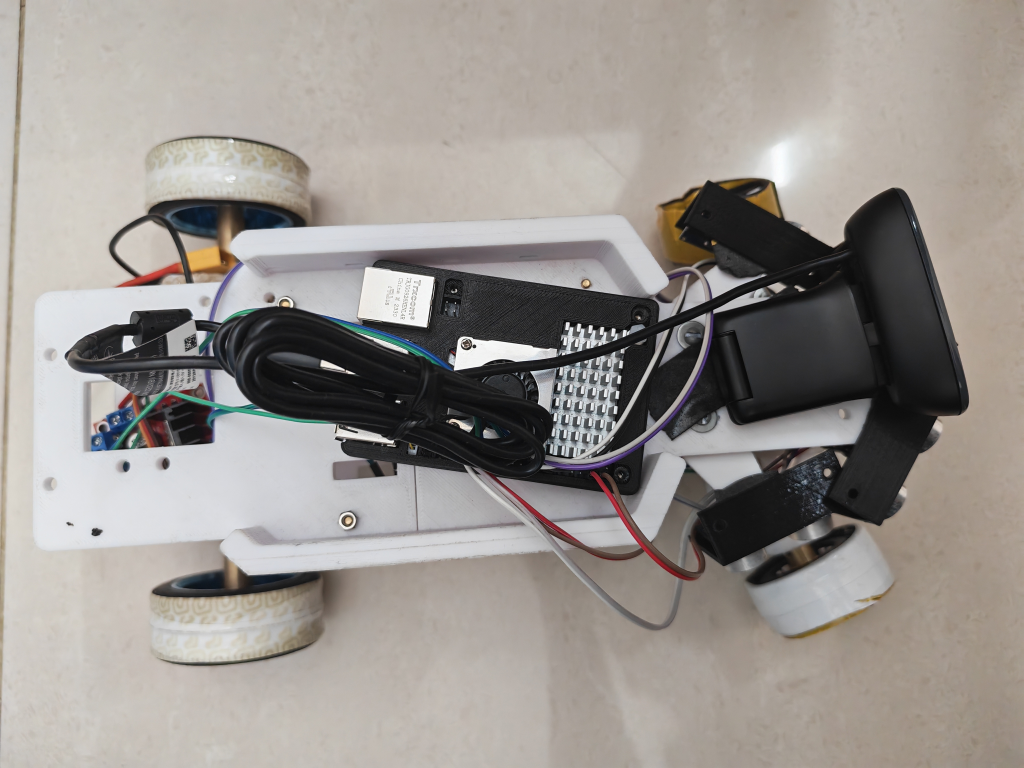
#> input picture v-photos/IMG_20250920_142329.jpg, 4096 x 3072 px, given in place of the camera (shown at 1/4 size)
$ python theory2.py
#> lines starting #> are read from the running program, lines starting #| are printed output that depends on the picture; after the words box and inside, x2 and y2 are one past the last pixel; in counts of white or black regions, pixels touching at a corner belong together
#> further down, frame is the input picture: shape (3072, 4096, 3); mean B, G, R 143.2, 148, 153.3
import cv2
import numpy as np
import os
import time

# ----- Simulated Motor Control -----
def move_forward():
    print("[Motor] Moving Forward")

def stop():
    print("[Motor] Stopping")

def turn_right():
    print("[Motor] Turning Right")
    time.sleep(1)
    stop()

# [4 lines left out: function turn_left, not called in this run]

# ----- Input Source -----
input_source = 0  # Change to image path or 0 for webcam

# If the video file does not exist, create a test video
if isinstance(input_source, str) and not os.path.exists(input_source):
    print("Test video not found. Generating test video...")
    width, height = 640, 480
    fps = 30
    duration = 5  # seconds
    fourcc = cv2.VideoWriter_fourcc(*'mp4v')
    video = cv2.VideoWriter(input_source, fourcc, fps, (width, height))
    for frame_idx in range(fps * duration):
        frame = np.zeros((height, width, 3), dtype=np.uint8)
        # Red block moves left to right
        red_x = int((frame_idx / (fps * duration)) * (width - 100))
        cv2.rectangle(frame, (red_x, 100), (red_x + 100, 200), (0, 0, 255), -1)
        # Green block moves right to left
        green_x = int(width - 100 - (frame_idx / (fps * duration)) * (width - 100))
        cv2.rectangle(frame, (green_x, 300), (green_x + 100, 400), (0, 255, 0), -1)
        video.write(frame)
    video.release()
    print(f"Test video created: {input_source}")

# ----- Load Video or Image -----
is_image = False
frame = None
cap = None

if isinstance(input_source, int) or input_source.isdigit() or input_source == 0:
    cap = cv2.VideoCapture(int(input_source))
elif os.path.exists(input_source):
    cap = cv2.VideoCapture(input_source)
else:
    frame = cv2.imread(input_source)
    if frame is not None:
        is_image = True
    else:
        raise FileNotFoundError(f"Cannot open {input_source}")

# ----- Color Detection -----
lower_red = np.array([0, 120, 70])
upper_red = np.array([10, 255, 255])
lower_green = np.array([35, 50, 50])
upper_green = np.array([85, 255, 255])

def process_frame(frame):
    hsv = cv2.cvtColor(frame, cv2.COLOR_BGR2HSV)
#> hsv: shape (3072, 4096, 3); mean H, S, V 40.1, 22.1, 154.7

    # Red mask
    mask_red = cv2.inRange(hsv, lower_red, upper_red)
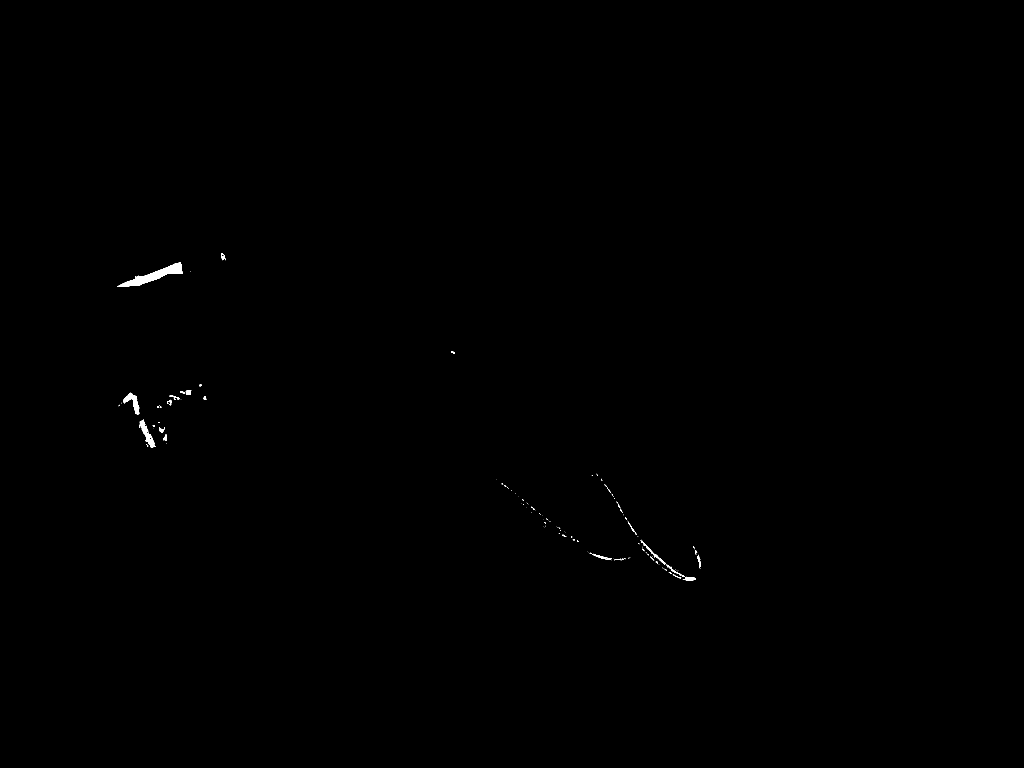
#> mask_red: shape (3072, 4096) (shown at 1/4 size); 0.13% white; 179 white regions (135 under 20 px)
    contours_red, _ = cv2.findContours(mask_red, cv2.RETR_TREE, cv2.CHAIN_APPROX_SIMPLE)
#> contours_red = 242 contours, 211 with area under 20; largest, box (x1, y1, x2, y2) and area: (469, 1050, 731, 1148) 6954, (559, 1679, 624, 1790) 2016, (492, 1571, 557, 1657) 1894, (2563, 2161, 2663, 2260) 600, (2368, 2215, 2447, 2240) 402

    # Green mask
    mask_green = cv2.inRange(hsv, lower_green, upper_green)
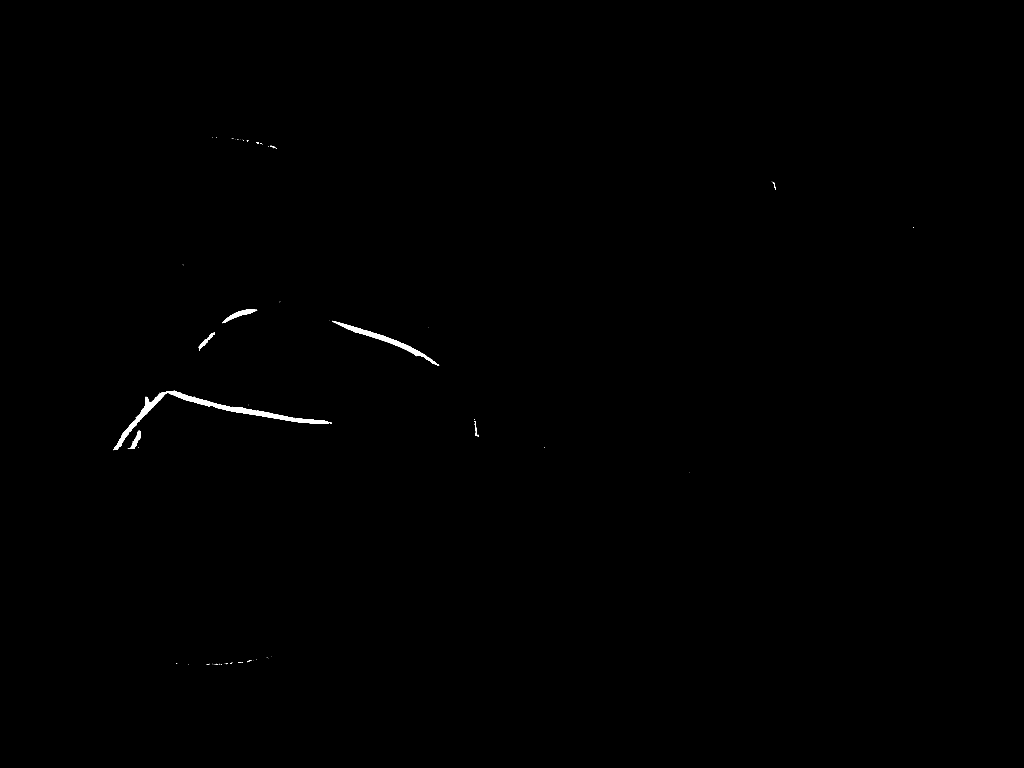
#> mask_green: shape (3072, 4096) (shown at 1/4 size); 0.22% white; 77 white regions (67 under 20 px)
    contours_green, _ = cv2.findContours(mask_green, cv2.RETR_TREE, cv2.CHAIN_APPROX_SIMPLE)
#> contours_green = 83 contours, 73 with area under 20; largest, box (x1, y1, x2, y2) and area: (453, 1563, 1328, 1801) 15690, (1328, 1283, 1757, 1462) 6480, (889, 1238, 1029, 1293) 1838, (511, 1723, 564, 1796) 1090, (795, 1330, 859, 1404) 798

    red_detected = False
    green_detected = False

    # Draw red detections
    for c in contours_red:
        if cv2.contourArea(c) > 500:
            x, y, w, h = cv2.boundingRect(c)
            cv2.rectangle(frame, (x, y), (x+w, y+h), (0, 0, 255), 2)
            cv2.putText(frame, "RED", (x, y-10), cv2.FONT_HERSHEY_SIMPLEX, 0.7, (0,0,255), 2)
            red_detected = True
#> this loop made 242 passes
#> (x, y, w, h) on passes 86, 185, 213, 237: (2563, 2161, 100, 99), (559, 1679, 65, 111), (492, 1571, 65, 86), (469, 1050, 262, 98)

    # Draw green detections
    for c in contours_green:
        if cv2.contourArea(c) > 500:
            x, y, w, h = cv2.boundingRect(c)
            cv2.rectangle(frame, (x, y), (x+w, y+h), (0, 255, 0), 2)
            cv2.putText(frame, "GREEN", (x, y-10), cv2.FONT_HERSHEY_SIMPLEX, 0.7, (0,255,0), 2)
            green_detected = True
#> this loop made 83 passes
#> (x, y, w, h) on passes 35, 48, 54, 57, 59: (511, 1723, 53, 73), (453, 1563, 875, 238), (795, 1330, 64, 74), (1328, 1283, 429, 179), (889, 1238, 140, 55)

    # Action logic
    if red_detected:
        print("Red Block Detected! Turning Right.")
        stop()
        time.sleep(1)
        turn_right()
    elif green_detected:
        print("Green Block Detected! Turning Left.")
        stop()
        time.sleep(1)
        turn_left()
    else:
        move_forward()

    cv2.imshow("Detection Simulation", frame)

# ----- Main Loop -----
if is_image:
    process_frame(frame)
    cv2.waitKey(0)
else:
    while True:
        ret, frame = cap.read()
        if not ret:
            break
        process_frame(frame)
        if cv2.waitKey(30) & 0xFF == ord('q'):
#> (key q is pressed here)
            break

if cap:
    cap.release()
cv2.destroyAllWindows()
print("Simulation Ended.")

$ run again, on v-photos/IMG_20250920_142357.jpg
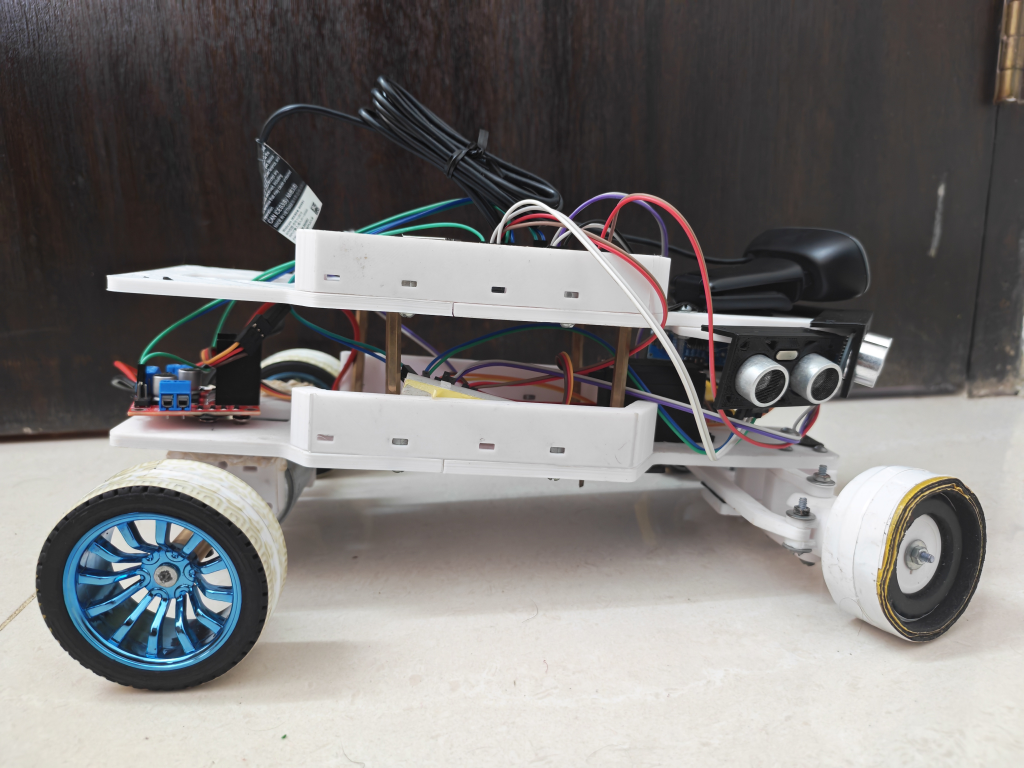
#> input picture v-photos/IMG_20250920_142357.jpg, 4096 x 3072 px, given in place of the camera (shown at 1/4 size)
#> frame is the input picture: shape (3072, 4096, 3); mean B, G, R 119, 120.3, 122.8
#> hsv: shape (3072, 4096, 3); mean H, S, V 54.7, 25.3, 126
#> in process_frame, `mask_red = cv2.inRange(hsv, lower_red, upper_red)`:
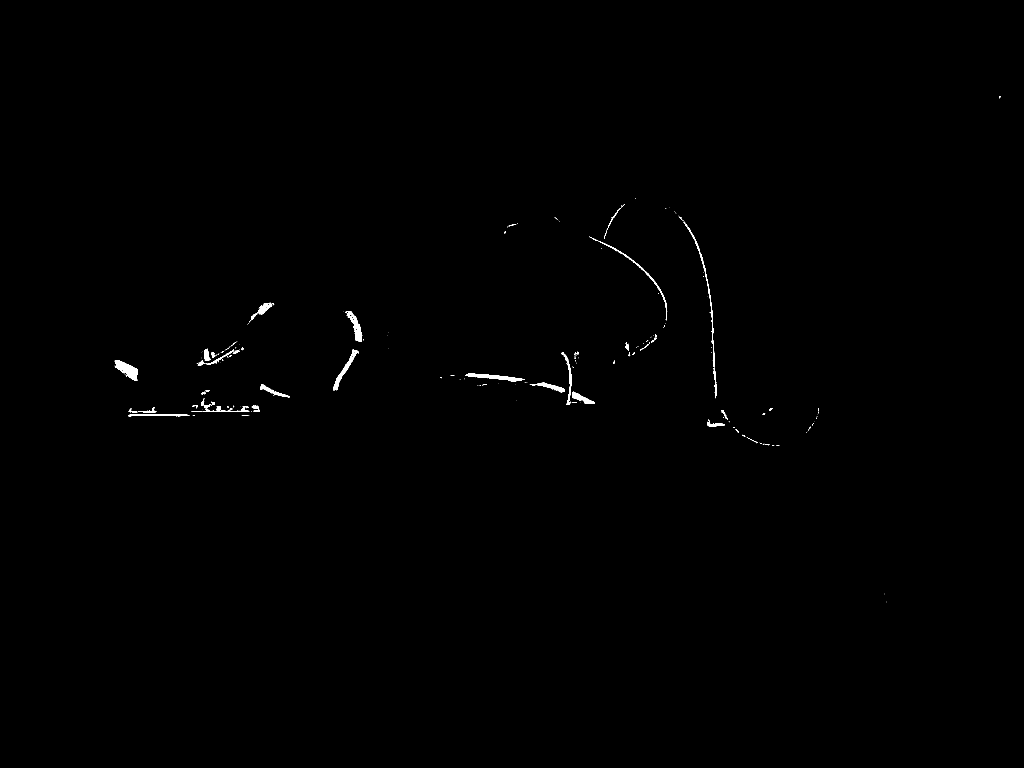
#> mask_red: shape (3072, 4096) (shown at 1/4 size); 0.26% white; 327 white regions (259 under 20 px)
#> contours_red = 468 contours, 405 with area under 20; largest, box (x1, y1, x2, y2) and area: (458, 1441, 550, 1524) 3566, (1861, 1495, 2100, 1527) 2598, (1380, 1244, 1448, 1366) 2576, (1333, 1398, 1436, 1561) 2339, (2288, 1566, 2380, 1615) 1502
#> in process_frame, `mask_green = cv2.inRange(hsv, lower_green, upper_green)`:
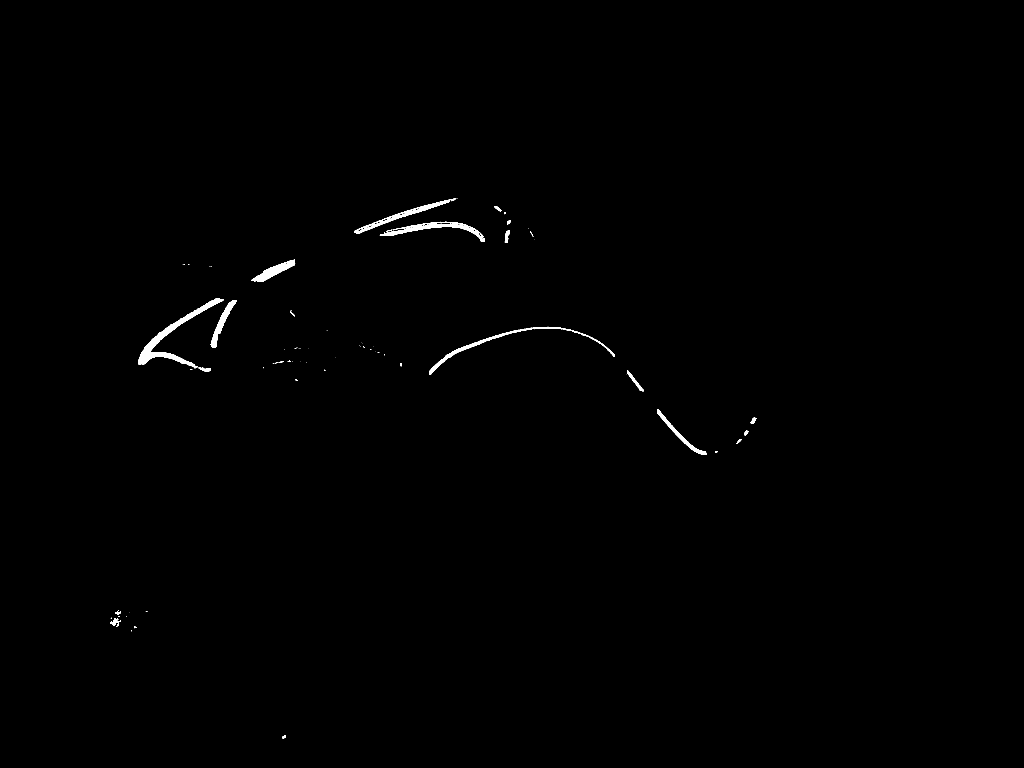
#> mask_green: shape (3072, 4096) (shown at 1/4 size); 0.39% white; 103 white regions (72 under 20 px)
#> contours_green = 223 contours, 182 with area under 20; largest, box (x1, y1, x2, y2) and area: (552, 1195, 895, 1473) 12240, (1519, 887, 1940, 967) 7185, (1418, 794, 1824, 933) 6338, (1716, 1307, 2458, 1500) 5710, (1006, 1037, 1181, 1126) 4866
#> the loop in process_frame, `for c in contours_red:` made 468 passes
#> (x, y, w, h) on passes 33, 46, 115, 146, 154, 167, 193, 239: (2828, 1679, 72, 27), (513, 1656, 244, 10), (2288, 1566, 92, 49), (1040, 1536, 120, 53), (2119, 1531, 139, 38), (1861, 1495, 239, 32), (458, 1441, 92, 83), (2244, 1409, 42, 209)
#> the loop in process_frame, `for c in contours_green:` made 223 passes
#> (x, y, w, h) on passes 27, 31, 72, 98, 101, 122, 150, 179: (2629, 1636, 197, 183), (2508, 1480, 68, 85), (1716, 1307, 742, 193), (843, 1200, 105, 190), (552, 1195, 343, 278), (1006, 1037, 175, 89), (1519, 887, 421, 80), (1667, 889, 153, 20)

$ run again, on v-photos/IMG_20250920_142408.jpg
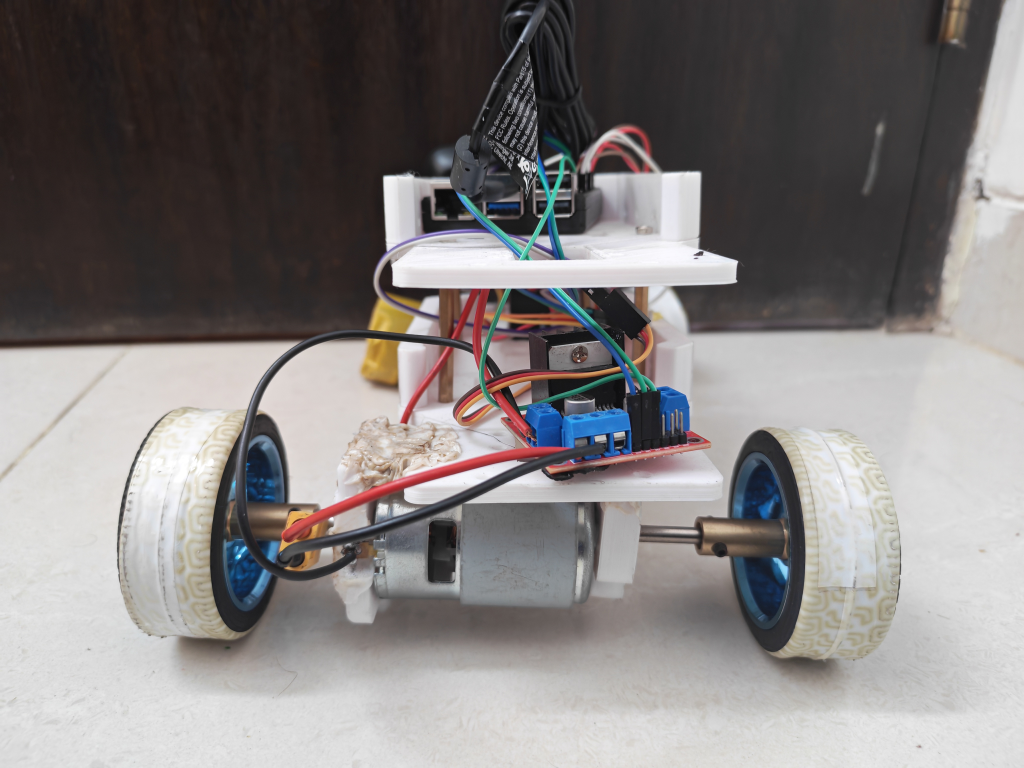
#> input picture v-photos/IMG_20250920_142408.jpg, 4096 x 3072 px, given in place of the camera (shown at 1/4 size)
#> frame is the input picture: shape (3072, 4096, 3); mean B, G, R 127.1, 127.5, 131.5
#> hsv: shape (3072, 4096, 3); mean H, S, V 53.9, 27.6, 134.3
#> in process_frame, `mask_red = cv2.inRange(hsv, lower_red, upper_red)`:
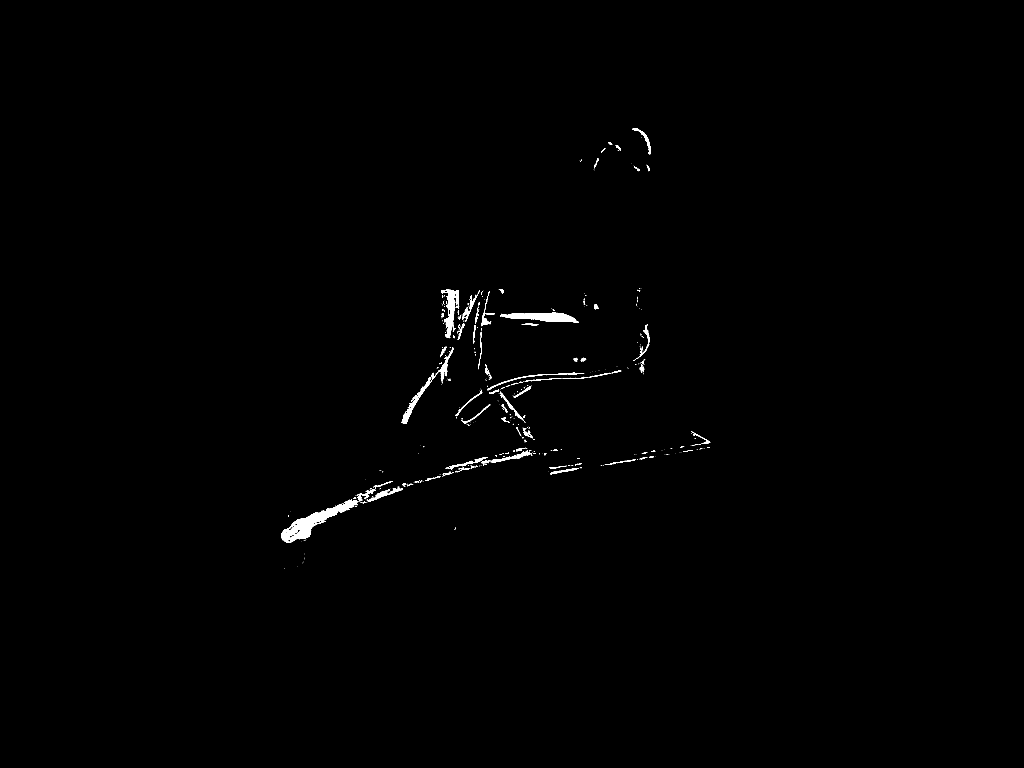
#> mask_red: shape (3072, 4096) (shown at 1/4 size); 0.44% white; 656 white regions (535 under 20 px)
#> contours_red = 1002 contours, 895 with area under 20; largest, box (x1, y1, x2, y2) and area: (1125, 1997, 1432, 2171) 13726, (2001, 1248, 2316, 1291) 6710, (1764, 1157, 1837, 1351) 4568, (1606, 1580, 1676, 1696) 1942, (1725, 1390, 1814, 1525) 1610
#> in process_frame, `mask_green = cv2.inRange(hsv, lower_green, upper_green)`:
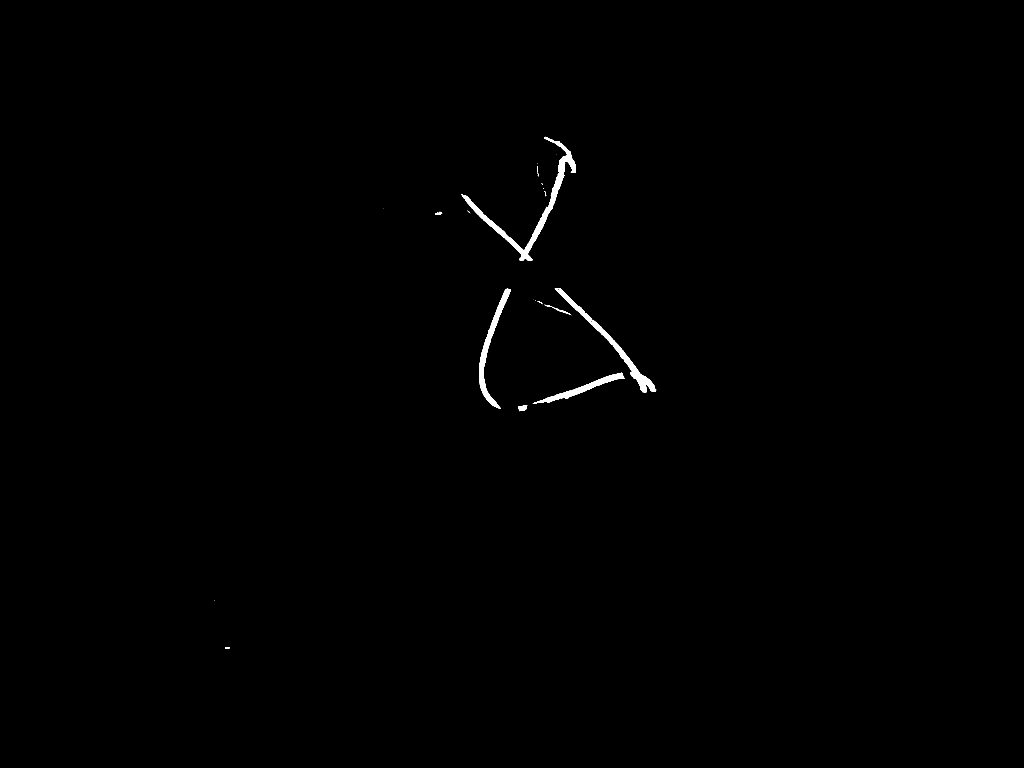
#> mask_green: shape (3072, 4096) (shown at 1/4 size); 0.39% white; 26 white regions (14 under 20 px)
#> contours_green = 68 contours, 54 with area under 20; largest, box (x1, y1, x2, y2) and area: (1846, 547, 2304, 1042) 17428, (2219, 1152, 2625, 1571) 11671, (1916, 1155, 2044, 1636) 9876, (2131, 1491, 2498, 1615) 6777, (2072, 1620, 2109, 1645) 544
#> the loop in process_frame, `for c in contours_red:` made 1002 passes
#> (x, y, w, h) on passes 51, 153, 170, 265, 322, 366, 518, 554: (1125, 1997, 307, 174), (1426, 1957, 78, 49), (1467, 1952, 145, 55), (2201, 1872, 114, 26), (1782, 1829, 169, 49), (1961, 1806, 167, 45), (1606, 1580, 70, 116), (2000, 1566, 96, 117)
#> the loop in process_frame, `for c in contours_green:` made 68 passes
#> (x, y, w, h) on passes 3, 7, 20, 23, 59: (2072, 1620, 37, 25), (2131, 1491, 367, 124), (1916, 1155, 128, 481), (2219, 1152, 406, 419), (1846, 547, 458, 495)
